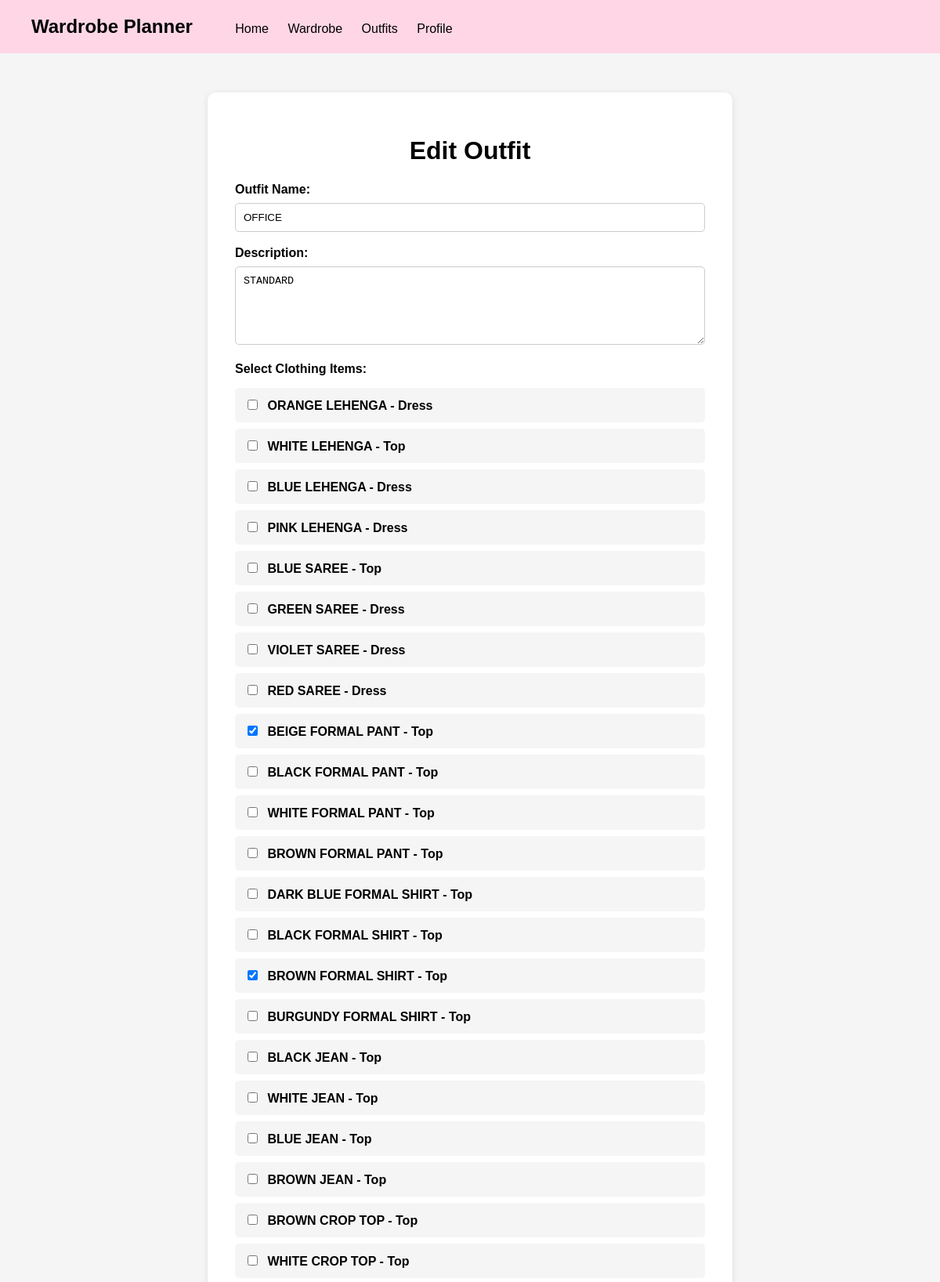
Page /edit-outfit/7/ (signed in, upper part) on the committed database.
### outfit/models.py (models this page shows, shortened)
class Outfit(models.Model):
    user=models.ForeignKey(
        User,
        on_delete=models.CASCADE
    )
    name=models.CharField(max_length=100)
    description=models.TextField(
        blank=True
    )
    clothing_items=models.ManyToManyField(
        ClothingItem
    )
    created_at=models.DateTimeField(
        auto_now_add=True
    )

class ClothingItem(models.Model):
    CATEGORY_CHOICES = [
        ('Top','Top'),
        ('Bottom','Bottom'),
        ('Dress','Dress'),
        ('Outerwear','Outerwear'),
        ('Footwear','Footwear'),
        ('Accessory','Accessory'),
    ]
    SEASON_CHOICES=[
        ('Summer','Summer'),
        ('Winter','Winter'),
        ('Monsoon','Monsoon'),
        ('All Season','All Season'),
    ]
    OCCASION_CHOICES=[
        ('Casual','Casual'),
        ('Formal','Formal'),
        ('Party','Party'),
        ('College','College'),
        ('Office','Office'),
        ('Wedding','Wedding'),
        ('Sports','Sports'),
        ('Travel','Travel'),
    ]
    user=models.ForeignKey(
        User,
        on_delete=models.CASCADE
    )
    name=models.CharField(max_length=100)
    category=models.CharField(
        max_length=50,
        choices=CATEGORY_CHOICES
    )
    color=models.CharField(max_length=50)
    size=models.CharField(max_length=20)
    brand=models.CharField(
        max_length=100,
        blank=True
    )
    season=models.CharField(max_length=200)
    occasion=models.CharField(max_length=200)
    image=models.ImageField(
        upload_to='clothing/',
        blank=True,
        null=True
    )
    created_at=models.DateTimeField(
        auto_now_add=True
    )

### accounts/views.py (the view, shortened to what this page needs)
# urls.py: path('edit-outfit/<int:id>/',edit_outfit,name='edit-outfit'),
@login_required
def edit_outfit(request,id):
    outfit=Outfit.objects.get(
        id=id,
        user=request.user
    )
    clothing_items=ClothingItem.objects.filter(
        user=request.user
    )
    return render(request,'edit_outfit.html',{
        'outfit': outfit,
        'clothing_items':clothing_items
    })

### outfit/templates/edit_outfit.html (shortened to what this page needs)
<!DOCTYPE html>
<html>
<head>
</head>
<body>
    <div class="navbar">
        <h2>Wardrobe Planner</h2>
        <a href="/">Home</a>
        <a href="/wardrobe/">Wardrobe</a>
        <a href="/outfit-planner/">Outfits</a>
        <a href="/profile/">Profile</a>
    </div>
    <div class="container">
        <h1>Edit Outfit</h1>
        <form method="POST">
            <label>Outfit Name:</label>
            <input
                type="text"
                name="name"
                value="{{ outfit.name }}"
                required
            >
            <br><br>
            <label>Description:</label>
            <textarea
                name="description"
                placeholder="Describe your outfit"
            >{{ outfit.description }}</textarea>
            <br><br>
            <label>Select Clothing Items:</label>
            <div class="items">
                {% for item in clothing_items %}
                    <div class="item">
                        <label>
                            <input
                                type="checkbox"
                                name="clothing_items"
                                value="{{ item.id }}"
                                {% if item in outfit.clothing_items.all %}
                                    checked
                                {% endif %}
                            >
                            {{ item.name }} - {{ item.category }}
                        </label>
                    </div>
                {% empty %}
                    <p>No clothing items available.</p>
                {% endfor %}
            </div>
        </form>
    </div>
</body>
</html>

### outfit/templates/edit_outfit.html (style rules this page uses)
body { margin: 0; font-family: Arial, sans-serif; background: #f5f5f5; }
.navbar { background: #ffd6e5; padding: 20px 40px; }
.navbar h2 { display: inline; margin-right: 30px; }
.navbar a { color: black; text-decoration: none; margin-left: 20px; }
.container { width: 600px; margin: 50px auto; background: white; padding: 35px; border-radius: 10px; box-shadow: 0 2px 8px rgba(0, 0, 0, 0.1); }
h1 { text-align: center; }
label { font-weight: bold; }
input[type="text"], textarea { width: 100%; padding: 10px; margin-top: 8px; border: 1px solid #ccc; border-radius: 5px; box-sizing: border-box; }
textarea { height: 100px; resize: vertical; }
.items { margin-top: 15px; }
.item { background: #f5f5f5; padding: 12px; margin: 8px 0; border-radius: 5px; }
.item input { margin-right: 8px; }

### rows in the picture
Outfit: name "OFFICE", description "STANDARD"
ClothingItem: name "ORANGE LEHENGA", category "Dress"
ClothingItem: name "WHITE LEHENGA", category "Top"
ClothingItem: name "BLUE LEHENGA", category "Dress"
ClothingItem: name "PINK LEHENGA", category "Dress"
ClothingItem: name "BLUE SAREE", category "Top"
ClothingItem: name "GREEN SAREE", category "Dress"
ClothingItem: name "VIOLET SAREE", category "Dress"
ClothingItem: name "RED SAREE", category "Dress"
ClothingItem: clothing_items "☑", name "BEIGE FORMAL PANT", category "Top"
ClothingItem: name "BLACK FORMAL PANT", category "Top"
ClothingItem: name "WHITE FORMAL PANT", category "Top"
ClothingItem: name "BROWN FORMAL PANT", category "Top"
ClothingItem: name "DARK BLUE FORMAL SHIRT", category "Top"
ClothingItem: name "BLACK FORMAL SHIRT", category "Top"
ClothingItem: clothing_items "☑", name "BROWN FORMAL SHIRT", category "Top"
ClothingItem: name "BURGUNDY FORMAL SHIRT", category "Top"
ClothingItem: name "BLACK JEAN", category "Top"
ClothingItem: name "WHITE JEAN", category "Top"
ClothingItem: name "BLUE JEAN", category "Top"
ClothingItem: name "BROWN JEAN", category "Top"
ClothingItem: name "BROWN CROP TOP", category "Top"
ClothingItem: name "WHITE CROP TOP", category "Top"
